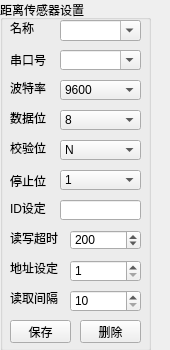
<?xml version="1.0" encoding="UTF-8"?>
<ui version="4.0">
 <class>DstSrConfig</class>
 <widget class="QWidget" name="DstSrConfig">
  <property name="geometry">
   <rect>
    <x>0</x>
    <y>0</y>
    <width>170</width>
    <height>350</height>
   </rect>
  </property>
  <property name="windowTitle">
   <string>Form</string>
  </property>
  <widget class="QGroupBox" name="dstGrpBox">
   <property name="geometry">
    <rect>
     <x>0</x>
     <y>0</y>
     <width>151</width>
     <height>351</height>
    </rect>
   </property>
   <property name="cursor">
    <cursorShape>PointingHandCursor</cursorShape>
   </property>
   <property name="title">
    <string>距离传感器设置</string>
   </property>
   <widget class="QLabel" name="portIdLb">
    <property name="geometry">
     <rect>
      <x>10</x>
      <y>50</y>
      <width>41</width>
      <height>20</height>
     </rect>
    </property>
    <property name="sizePolicy">
     <sizepolicy hsizetype="Preferred" vsizetype="Fixed">
      <horstretch>0</horstretch>
      <verstretch>0</verstretch>
     </sizepolicy>
    </property>
    <property name="text">
     <string>串口号</string>
    </property>
   </widget>
   <widget class="QComboBox" name="portIdCbBox">
    <property name="geometry">
     <rect>
      <x>60</x>
      <y>50</y>
      <width>81</width>
      <height>20</height>
     </rect>
    </property>
    <property name="cursor">
     <cursorShape>PointingHandCursor</cursorShape>
    </property>
    <property name="editable">
     <bool>true</bool>
    </property>
   </widget>
   <widget class="QLabel" name="baudRateLb">
    <property name="geometry">
     <rect>
      <x>10</x>
      <y>80</y>
      <width>41</width>
      <height>16</height>
     </rect>
    </property>
    <property name="sizePolicy">
     <sizepolicy hsizetype="Preferred" vsizetype="Fixed">
      <horstretch>0</horstretch>
      <verstretch>0</verstretch>
     </sizepolicy>
    </property>
    <property name="text">
     <string>波特率</string>
    </property>
   </widget>
   <widget class="QComboBox" name="baudRateCbBox">
    <property name="geometry">
     <rect>
      <x>60</x>
      <y>80</y>
      <width>81</width>
      <height>20</height>
     </rect>
    </property>
    <property name="cursor">
     <cursorShape>PointingHandCursor</cursorShape>
    </property>
    <property name="currentIndex">
     <number>12</number>
    </property>
    <item>
     <property name="text">
      <string>50</string>
     </property>
    </item>
    <item>
     <property name="text">
      <string>75</string>
     </property>
    </item>
    <item>
     <property name="text">
      <string>110</string>
     </property>
    </item>
    <item>
     <property name="text">
      <string>134</string>
     </property>
    </item>
    <item>
     <property name="text">
      <string>150</string>
     </property>
    </item>
    <item>
     <property name="text">
      <string>200</string>
     </property>
    </item>
    <item>
     <property name="text">
      <string>300</string>
     </property>
    </item>
    <item>
     <property name="text">
      <string>600</string>
     </property>
    </item>
    <item>
     <property name="text">
      <string>1200</string>
     </property>
    </item>
    <item>
     <property name="text">
      <string>1800</string>
     </property>
    </item>
    <item>
     <property name="text">
      <string>2400</string>
     </property>
    </item>
    <item>
     <property name="text">
      <string>4800</string>
     </property>
    </item>
    <item>
     <property name="text">
      <string>9600</string>
     </property>
    </item>
    <item>
     <property name="text">
      <string>14400</string>
     </property>
    </item>
    <item>
     <property name="text">
      <string>19200</string>
     </property>
    </item>
    <item>
     <property name="text">
      <string>38400</string>
     </property>
    </item>
    <item>
     <property name="text">
      <string>56000</string>
     </property>
    </item>
    <item>
     <property name="text">
      <string>57600</string>
     </property>
    </item>
    <item>
     <property name="text">
      <string>76800</string>
     </property>
    </item>
    <item>
     <property name="text">
      <string>115200</string>
     </property>
    </item>
    <item>
     <property name="text">
      <string>128000</string>
     </property>
    </item>
    <item>
     <property name="text">
      <string>256000</string>
     </property>
    </item>
   </widget>
   <widget class="QLabel" name="dataBitsLb">
    <property name="geometry">
     <rect>
      <x>10</x>
      <y>110</y>
      <width>41</width>
      <height>16</height>
     </rect>
    </property>
    <property name="sizePolicy">
     <sizepolicy hsizetype="Preferred" vsizetype="Fixed">
      <horstretch>0</horstretch>
      <verstretch>0</verstretch>
     </sizepolicy>
    </property>
    <property name="text">
     <string>数据位</string>
    </property>
   </widget>
   <widget class="QComboBox" name="dataBitsCbBox">
    <property name="geometry">
     <rect>
      <x>60</x>
      <y>110</y>
      <width>81</width>
      <height>20</height>
     </rect>
    </property>
    <property name="cursor">
     <cursorShape>PointingHandCursor</cursorShape>
    </property>
    <property name="currentIndex">
     <number>3</number>
    </property>
    <item>
     <property name="text">
      <string>5</string>
     </property>
    </item>
    <item>
     <property name="text">
      <string>6</string>
     </property>
    </item>
    <item>
     <property name="text">
      <string>7</string>
     </property>
    </item>
    <item>
     <property name="text">
      <string>8</string>
     </property>
    </item>
   </widget>
   <widget class="QLabel" name="parityLb">
    <property name="geometry">
     <rect>
      <x>10</x>
      <y>140</y>
      <width>41</width>
      <height>16</height>
     </rect>
    </property>
    <property name="sizePolicy">
     <sizepolicy hsizetype="Preferred" vsizetype="Fixed">
      <horstretch>0</horstretch>
      <verstretch>0</verstretch>
     </sizepolicy>
    </property>
    <property name="text">
     <string>校验位</string>
    </property>
   </widget>
   <widget class="QComboBox" name="parityCbBox">
    <property name="geometry">
     <rect>
      <x>60</x>
      <y>140</y>
      <width>81</width>
      <height>20</height>
     </rect>
    </property>
    <property name="cursor">
     <cursorShape>PointingHandCursor</cursorShape>
    </property>
    <item>
     <property name="text">
      <string>N</string>
     </property>
    </item>
    <item>
     <property name="text">
      <string>O</string>
     </property>
    </item>
    <item>
     <property name="text">
      <string>E</string>
     </property>
    </item>
   </widget>
   <widget class="QLabel" name="stopBitsLb">
    <property name="geometry">
     <rect>
      <x>10</x>
      <y>170</y>
      <width>41</width>
      <height>21</height>
     </rect>
    </property>
    <property name="text">
     <string>停止位</string>
    </property>
   </widget>
   <widget class="QComboBox" name="stopBitsCbBox">
    <property name="geometry">
     <rect>
      <x>60</x>
      <y>170</y>
      <width>81</width>
      <height>20</height>
     </rect>
    </property>
    <property name="cursor">
     <cursorShape>PointingHandCursor</cursorShape>
    </property>
    <item>
     <property name="text">
      <string>1</string>
     </property>
    </item>
    <item>
     <property name="text">
      <string>1.5</string>
     </property>
    </item>
    <item>
     <property name="text">
      <string>2</string>
     </property>
    </item>
   </widget>
   <widget class="QLabel" name="rwDelayLb">
    <property name="geometry">
     <rect>
      <x>10</x>
      <y>230</y>
      <width>51</width>
      <height>16</height>
     </rect>
    </property>
    <property name="sizePolicy">
     <sizepolicy hsizetype="Preferred" vsizetype="Fixed">
      <horstretch>0</horstretch>
      <verstretch>0</verstretch>
     </sizepolicy>
    </property>
    <property name="text">
     <string>读写超时</string>
    </property>
   </widget>
   <widget class="QSpinBox" name="rwDelaySpBox">
    <property name="geometry">
     <rect>
      <x>70</x>
      <y>230</y>
      <width>71</width>
      <height>20</height>
     </rect>
    </property>
    <property name="cursor">
     <cursorShape>PointingHandCursor</cursorShape>
    </property>
    <property name="minimum">
     <number>100</number>
    </property>
    <property name="maximum">
     <number>5000</number>
    </property>
    <property name="singleStep">
     <number>100</number>
    </property>
    <property name="value">
     <number>200</number>
    </property>
   </widget>
   <widget class="QLabel" name="didLb">
    <property name="geometry">
     <rect>
      <x>10</x>
      <y>200</y>
      <width>41</width>
      <height>16</height>
     </rect>
    </property>
    <property name="text">
     <string>ID设定</string>
    </property>
   </widget>
   <widget class="QLabel" name="rwAdsLb">
    <property name="geometry">
     <rect>
      <x>10</x>
      <y>260</y>
      <width>51</width>
      <height>16</height>
     </rect>
    </property>
    <property name="text">
     <string>地址设定</string>
    </property>
   </widget>
   <widget class="QSpinBox" name="rwAdsSpBox">
    <property name="geometry">
     <rect>
      <x>70</x>
      <y>260</y>
      <width>71</width>
      <height>22</height>
     </rect>
    </property>
    <property name="cursor">
     <cursorShape>PointingHandCursor</cursorShape>
    </property>
    <property name="minimum">
     <number>1</number>
    </property>
    <property name="maximum">
     <number>128</number>
    </property>
   </widget>
   <widget class="QLabel" name="timeLb">
    <property name="geometry">
     <rect>
      <x>10</x>
      <y>290</y>
      <width>51</width>
      <height>16</height>
     </rect>
    </property>
    <property name="text">
     <string>读取间隔</string>
    </property>
   </widget>
   <widget class="QSpinBox" name="rwItvalSpBox">
    <property name="geometry">
     <rect>
      <x>70</x>
      <y>290</y>
      <width>71</width>
      <height>22</height>
     </rect>
    </property>
    <property name="cursor">
     <cursorShape>PointingHandCursor</cursorShape>
    </property>
    <property name="minimum">
     <number>10</number>
    </property>
    <property name="maximum">
     <number>1000</number>
    </property>
    <property name="singleStep">
     <number>1</number>
    </property>
   </widget>
   <widget class="QLineEdit" name="dstIdLineEdit">
    <property name="geometry">
     <rect>
      <x>60</x>
      <y>200</y>
      <width>81</width>
      <height>20</height>
     </rect>
    </property>
   </widget>
   <widget class="QLabel" name="label">
    <property name="geometry">
     <rect>
      <x>10</x>
      <y>20</y>
      <width>31</width>
      <height>16</height>
     </rect>
    </property>
    <property name="text">
     <string>名称</string>
    </property>
   </widget>
   <widget class="QComboBox" name="nameCbBox">
    <property name="geometry">
     <rect>
      <x>60</x>
      <y>20</y>
      <width>81</width>
      <height>21</height>
     </rect>
    </property>
    <property name="cursor">
     <cursorShape>PointingHandCursor</cursorShape>
    </property>
    <property name="editable">
     <bool>true</bool>
    </property>
   </widget>
   <widget class="QPushButton" name="applyBtn">
    <property name="geometry">
     <rect>
      <x>10</x>
      <y>320</y>
      <width>61</width>
      <height>23</height>
     </rect>
    </property>
    <property name="text">
     <string>保存</string>
    </property>
   </widget>
   <widget class="QPushButton" name="delBtn">
    <property name="geometry">
     <rect>
      <x>80</x>
      <y>320</y>
      <width>61</width>
      <height>23</height>
     </rect>
    </property>
    <property name="cursor">
     <cursorShape>PointingHandCursor</cursorShape>
    </property>
    <property name="text">
     <string>删除</string>
    </property>
   </widget>
  </widget>
 </widget>
 <resources/>
 <connections/>
</ui>
